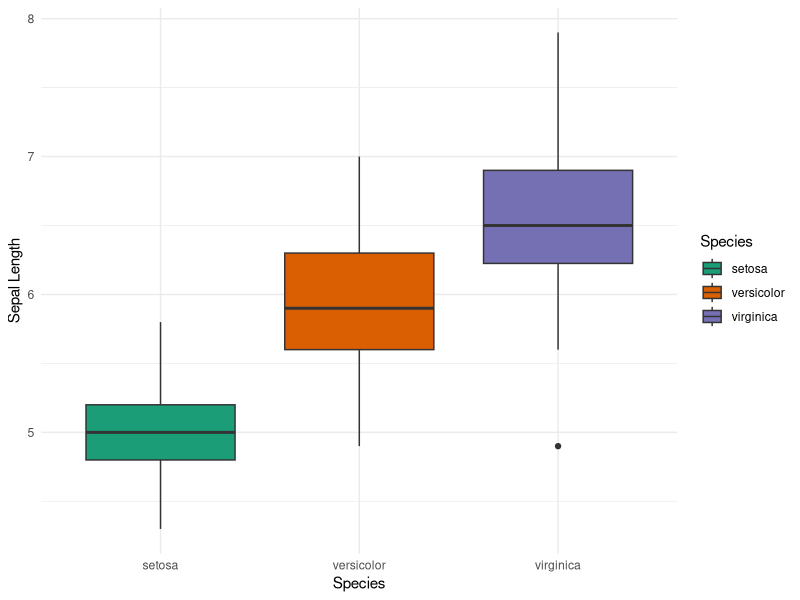
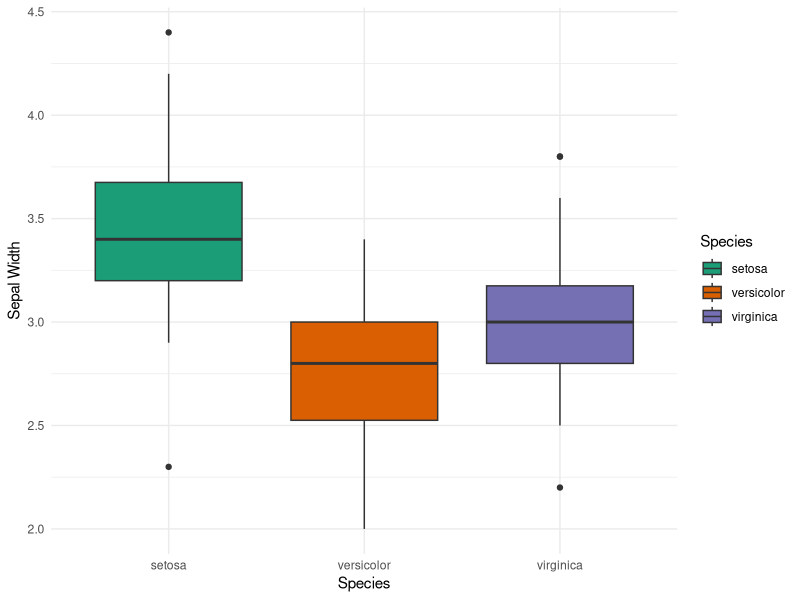
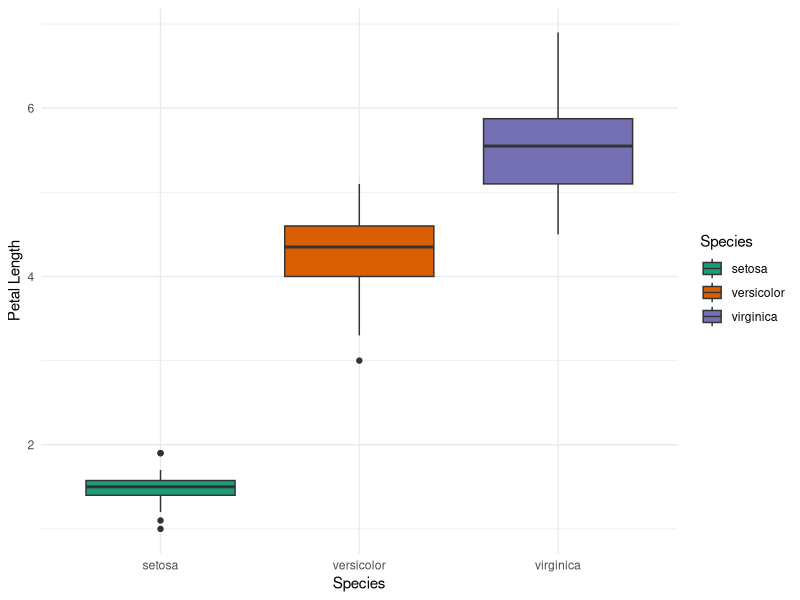
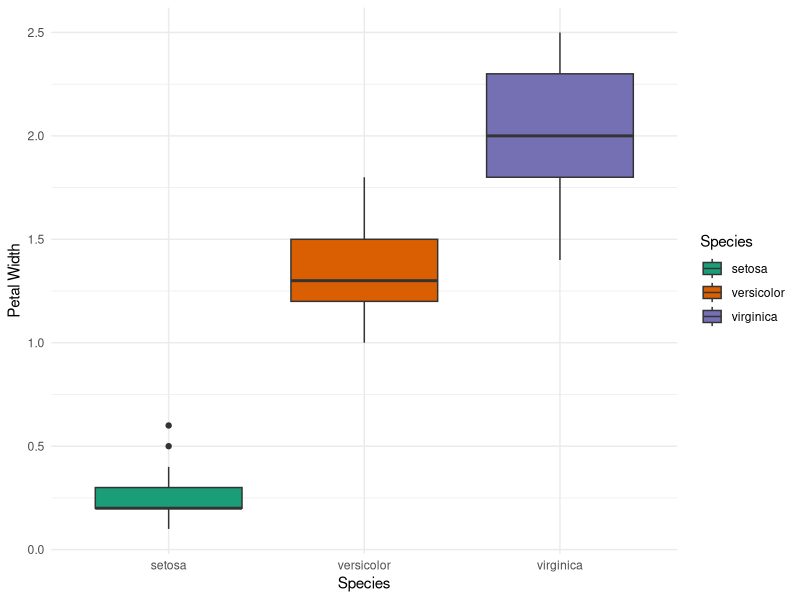
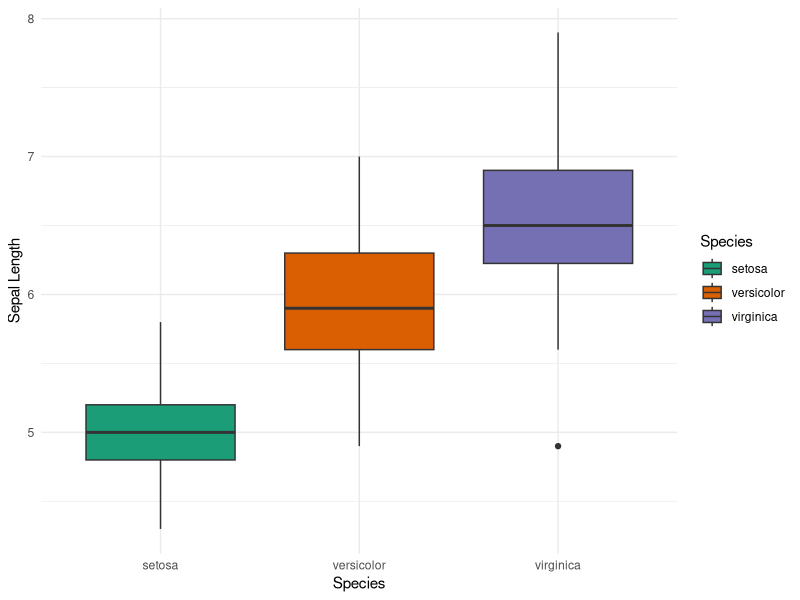
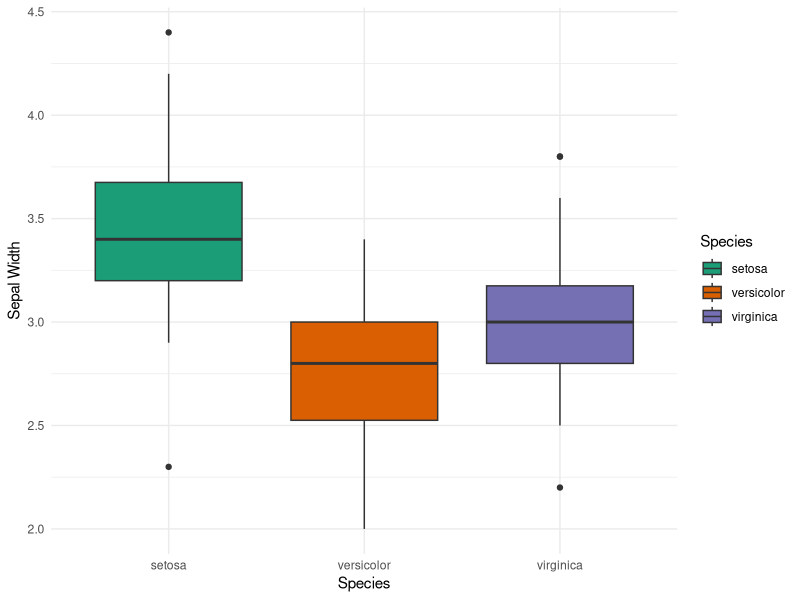
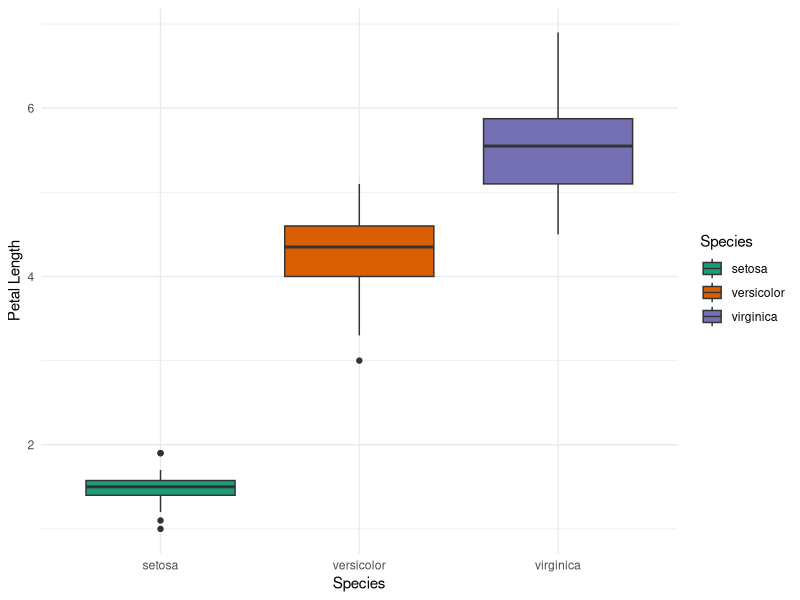
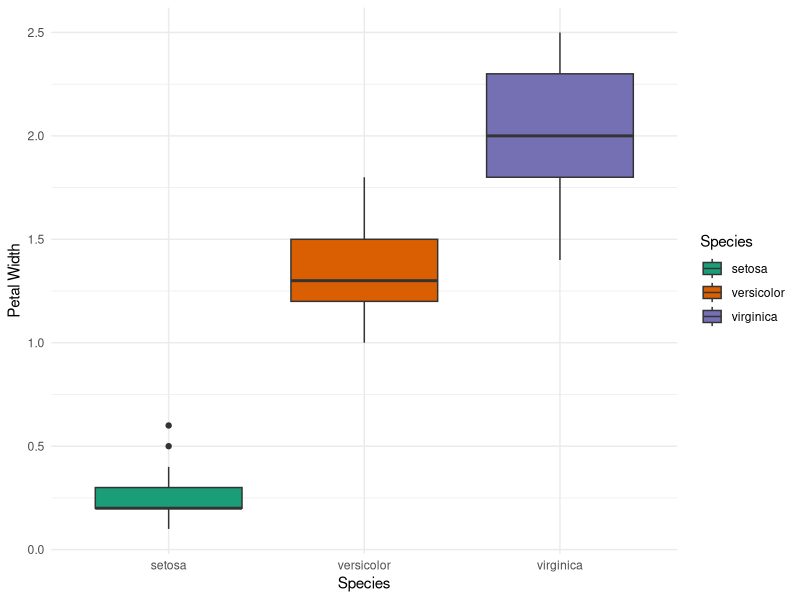

These figures' R source, in order:
# Tidy Tuesday Tutorial
# Led by Kris TQ
# September 15, 2020

#### For Loops ####

# For loops allow you to automate code (batch process) when there's a lot of repetition.

# The "for" in for loops means that you know how many times (i.e., iterations) that you're going to run a given loop.

# There are other, more advanced options to iterate (e.g., apply functions, map() from the purrr package), but today will serve as the building blocks for learning about how iteration works more generally.

# In the example discussed in the powerpoint today, we also learned about ifelse statements; more info about ifelse statements can be found here: https://www.rdocumentation.org/packages/base/versions/3.6.2/topics/ifelse.

# Install packages.
library(tidyverse)

#### Simple Loop Example ####

# print out "This year is [year]" where [year] is from 2010 to 2015.

# inefficient way
print(paste("This year is", 2010))
print(paste("This year is", 2011))
print(paste("This year is", 2012))
print(paste("This year is", 2013))
print(paste("This year is", 2014))
print(paste("This year is", 2015))

# Usually, a good rule of thumb, is if you are copy/pasting more than 2-3 times, it may be time to consider automating your work.

# for loop automates repetitive code chunks
for(year in 2010:2015) {
  print(paste("This year is", year))
}

# you can use any variable name - often folks will use "i" for "iteration"
for(i in 2010:2015) {
  print(paste("This year is", i))
}

# run loop based on a vector - useful if you want to do something with every value in a column/list
year <- 2010:2025
# be sure to use a different variable name to prevent errors!
for(j in year) {
  print(paste("This year is", j))
}

# if you want to create output vector, you have to do that manually
x <- 2:20
# output vector y which will be filled in by the for loop
y <- rep(NA, length(x)) # create an empty vector of NAs that is the same length as x

# concept: indexing
x[1] # first element of vector x
x[1] <- 100 # set value of first element of vector x

z <- 1
x[z] # you can use variable values to perform the same indexing as above

# matrix[1,2] # first row element, second column element of dataframe matrix

# for loop
for(k in 1:length(x)) { # iterate from first to last element in vector x
  y[k] <- x[k]^2 # save input of x^s to output vector y for every iteration of k
}

y <- x^2 # also accomplishes the same as above, since R can process vectors

#### Loops with GGplot ####

# for loops are very helpful for data exploration
# today, we'll use R's built-in "iris" dataset
View(iris)

# save iris to environment
iris <- iris

# for loop to create multiple boxplots

# (1) create a list of variables you'd like to plot
col.names <- names(iris) # output column names in a dataframe
variables <- col.names[1:4] # create a vector of the column names you intend to plot

# (2) tidy the dataframe
iris_tidy <- pivot_longer(iris, col = variables, names_to = "attribute", values_to = "values")

# (3) for loop to plot each attribute
for(z in 1:length(variables)){
  # subset the data by attribute
  subset <- subset(iris_tidy, attribute == variables[z]) # subset the larger iris_tidy dataset by each attribute from the variables list (total of 4)
  
  # create boxplots for attribute z
  boxplot <- ggplot(subset, aes(x = Species, y = values, fill = Species)) + # use the data from above
    geom_boxplot() + # create a series of boxplots
    scale_fill_brewer(palette = "Dark2") + # designate a set color palette
    theme_minimal()
  
  # create a customized y-axis
  yaxis.label <- gsub("\\.", " ", variables[z])
  boxplot <- boxplot +
    labs(y = yaxis.label)
  
  # display plot
  print(boxplot)
  
  # export plots
  # create a file name and set working directory (can be different from your project directory)
  file.name <- paste0("/Users/heilil/Desktop/R_figures/TidyTuesday/", variables[z], "_boxplot.jpg") # create file name
  # set specifications for size and resolution of your figure
  ggsave(boxplot,
       filename = file.name,
       dpi = 300,
       width = 4,
       height = 6,
       units = "in"
     )
}

# End of script.
